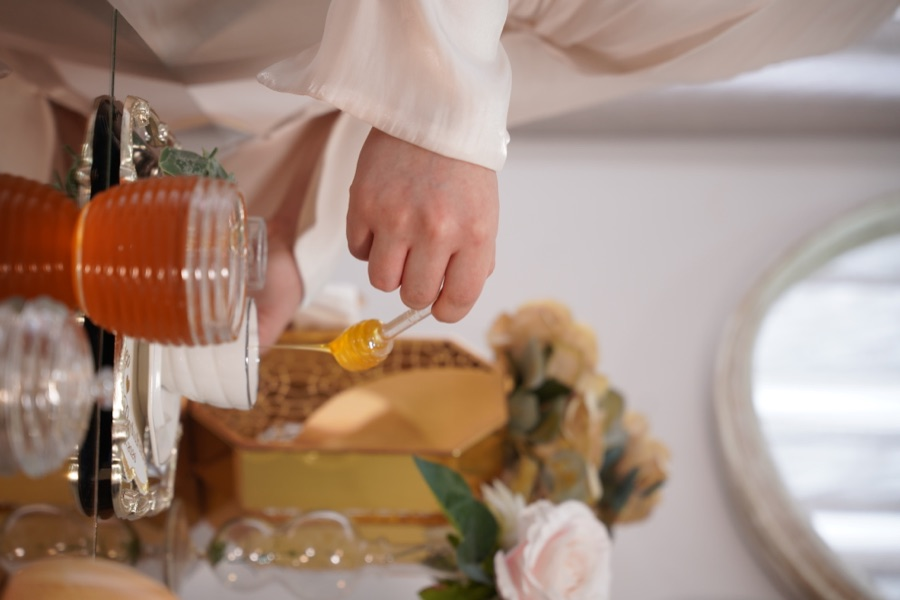
#> input picture assets/images/nisan/dsc09493.jpg, 900 x 600 px
$ python generate_pinterest_batch.py
#> lines starting #> are read from the running program, lines starting #| are printed output that depends on the picture
from pathlib import Path
from PIL import Image, ImageDraw, ImageFont, ImageFilter

ROOT = Path(__file__).resolve().parents[1]
OUT = ROOT / "assets/images/pinterest"
DESKTOP = Path.home() / "Desktop"
W, H = 1000, 1500
FONT_BOLD = "/System/Library/Fonts/Supplemental/Arial Bold.ttf"
FONT_REG = "/System/Library/Fonts/Supplemental/Arial.ttf"

PINS = [
    ("istanbul-kina-alisverisi-pin", "assets/images/nisan/dsc09493.jpg", "İSTANBUL'DA\nKINA MALZEMELERİ", "Eminönü alışveriş rotası", "Liste + fiyat karşılaştırma ipuçları"),
    ("ankara-nisan-alisverisi-pin", "assets/images/nisan/dsc09243.jpg", "ANKARA'DA\nNİŞAN MALZEMELERİ", "Ulus ve Samanpazarı rotası", "Tepsi, hediyelik ve süsleme listesi"),
    ("dugun-hazirlik-listesi-pin", "assets/images/nisan/dsc09145.jpg", "DÜĞÜN HAZIRLIK\nLİSTESİ", "12 aydan son haftaya", "Adım adım ücretsiz kontrol listesi"),
    ("gelin-cantasi-listesi-pin", "assets/images/nisan/dsc09531.jpg", "GELİN ÇANTASINDA\nNE OLMALI?", "Unutulmaması gereken 30 parça", "Acil durum ve makyaj listesi"),
]

def cover(path: Path) -> Image.Image:
    im = Image.open(path).convert("RGB")
#> im is the input picture: PIL image 900x600 RGB; mean R, G, B 164.9, 139.8, 126
    scale = max(W / im.width, H / im.height)
#> scale = 2.5
    im = im.resize((round(im.width * scale), round(im.height * scale)), Image.Resampling.LANCZOS)
#> im: PIL image 2250x1500 RGB
    left, top = (im.width - W) // 2, (im.height - H) // 2
#> left = 625; top = 0
    return im.crop((left, top, left + W, top + H)).filter(ImageFilter.GaussianBlur(0.35))
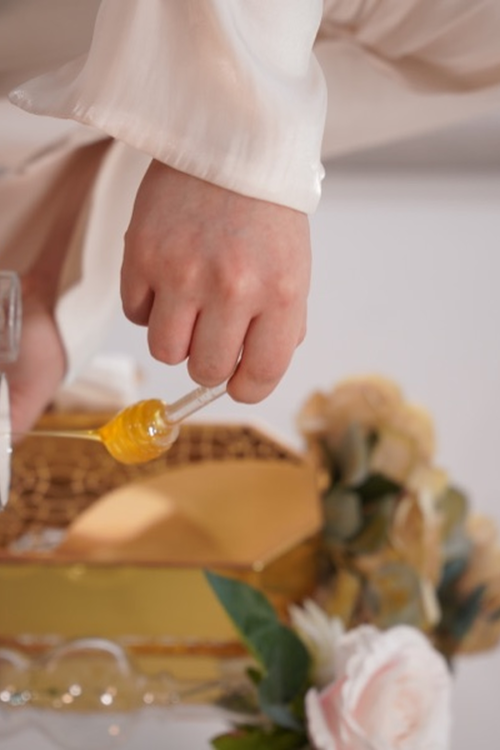
#> returned value: PIL image 1000x1500 RGB (shown at 1/2 size); mean R, G, B 171.5, 142.6, 122.8

def centered(draw, text, y, font, fill, spacing=12):
    box = draw.multiline_textbbox((0, 0), text, font=font, spacing=spacing, align="center", stroke_width=1)
    width = box[2] - box[0]
    draw.multiline_text(((W - width) / 2, y), text, font=font, fill=fill, spacing=spacing, align="center", stroke_width=1, stroke_fill=(35, 24, 28, 110))

OUT.mkdir(parents=True, exist_ok=True)
for slug, src, title, subtitle, detail in PINS:
    im = cover(ROOT / src)
    overlay = Image.new("RGBA", (W, H), (0, 0, 0, 0))
#> overlay: PIL image 1000x1500 RGBA; every value is 0
    od = ImageDraw.Draw(overlay)
    od.rectangle((0, 0, W, H), fill=(35, 18, 25, 92))
    od.rounded_rectangle((70, 500, 930, 1260), radius=35, fill=(255, 249, 245, 228), outline=(218, 166, 177, 255), width=4)
    im = Image.alpha_composite(im.convert("RGBA"), overlay)
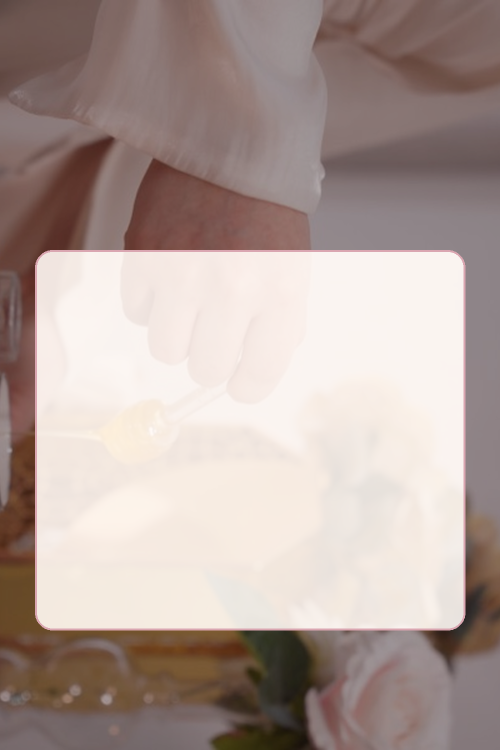
#> im: PIL image 1000x1500 RGBA (shown at 1/2 size); mean R, G, B, A 176.7, 160.3, 154.4, 255
    d = ImageDraw.Draw(im)
    centered(d, title, 585, ImageFont.truetype(FONT_BOLD, 76), (73, 43, 55, 255), 18)
    centered(d, subtitle, 865, ImageFont.truetype(FONT_BOLD, 38), (172, 84, 112, 255))
    centered(d, detail, 960, ImageFont.truetype(FONT_REG, 32), (83, 64, 71, 255))
    centered(d, "ZEYNEPBATUHAN.COM", 1150, ImageFont.truetype(FONT_BOLD, 28), (151, 111, 65, 255))
    rgb = im.convert("RGB")
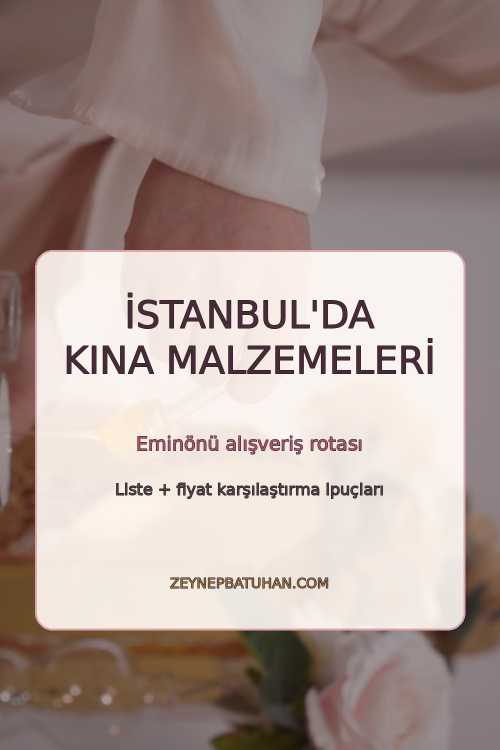
#> rgb: PIL image 1000x1500 RGB (shown at 1/2 size); mean R, G, B 171.5, 154.6, 149.1
    rgb.save(OUT / f"{slug}.webp", "WEBP", quality=88, method=6)
    rgb.save(DESKTOP / f"{slug}.png", "PNG", optimize=True)
#> pass 2 of the loop `for slug, src, title, subtitle, detail in PINS:`:
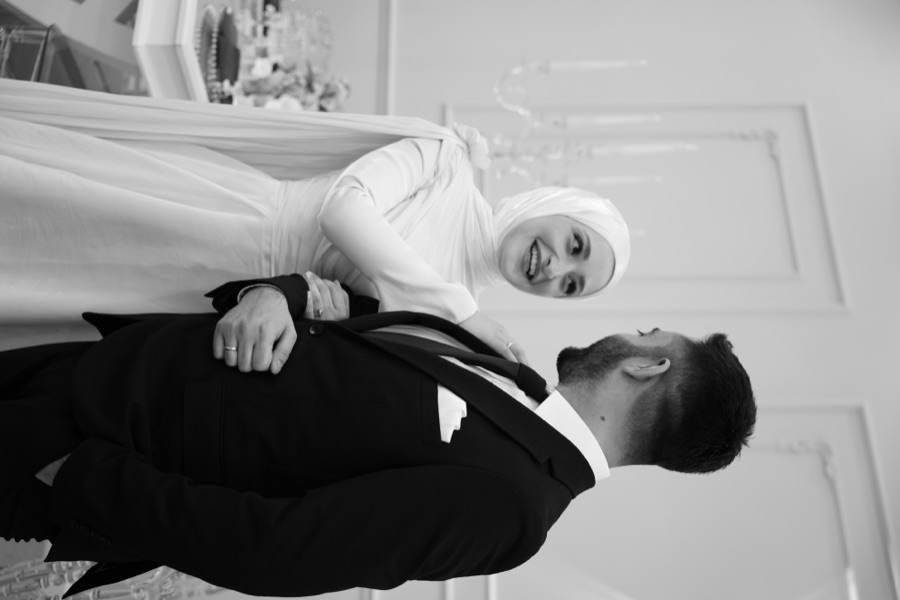
#> input picture assets/images/nisan/dsc09243.jpg, 900 x 600 px
#> in cover, im is the input picture: PIL image 900x600 RGB; min 0, max 255, mean 136.1
#> in cover (call 2), `return im.crop((left, top, left + W, top + H)).filter(ImageFilter.Gaus..`:
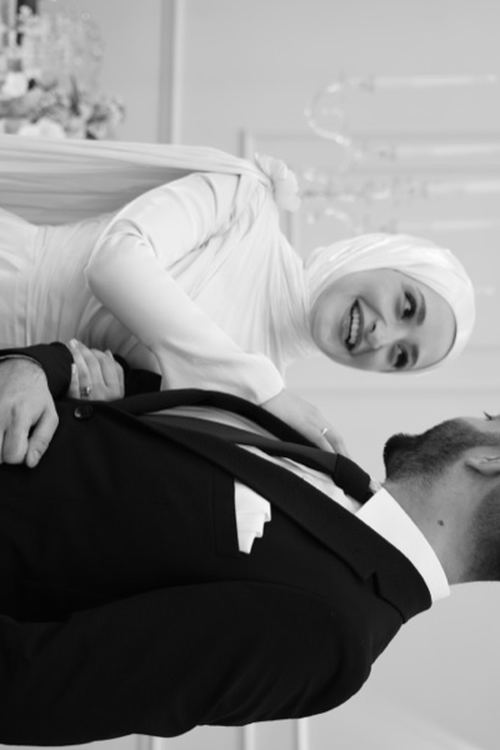
#> returned value: PIL image 1000x1500 RGB (shown at 1/2 size); min 0, max 255, mean 133.3
#> `rgb = im.convert("RGB")`:
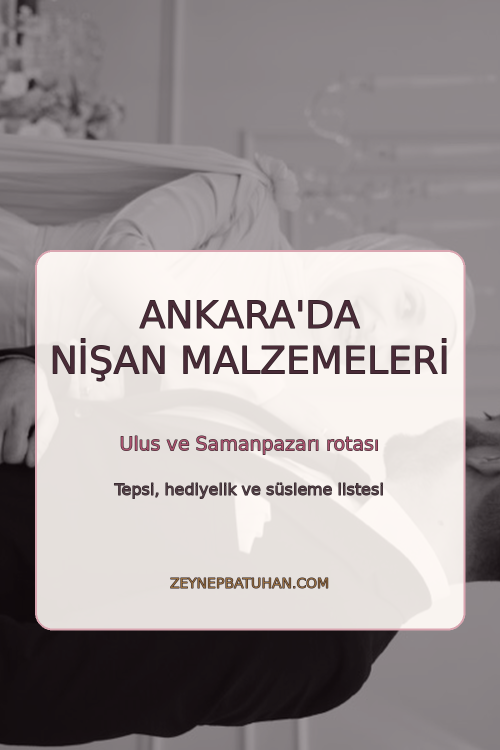
#> rgb: PIL image 1000x1500 RGB (shown at 1/2 size); mean R, G, B 162, 155.1, 155.5
#> pass 3 of the loop `for slug, src, title, subtitle, detail in PINS:`:
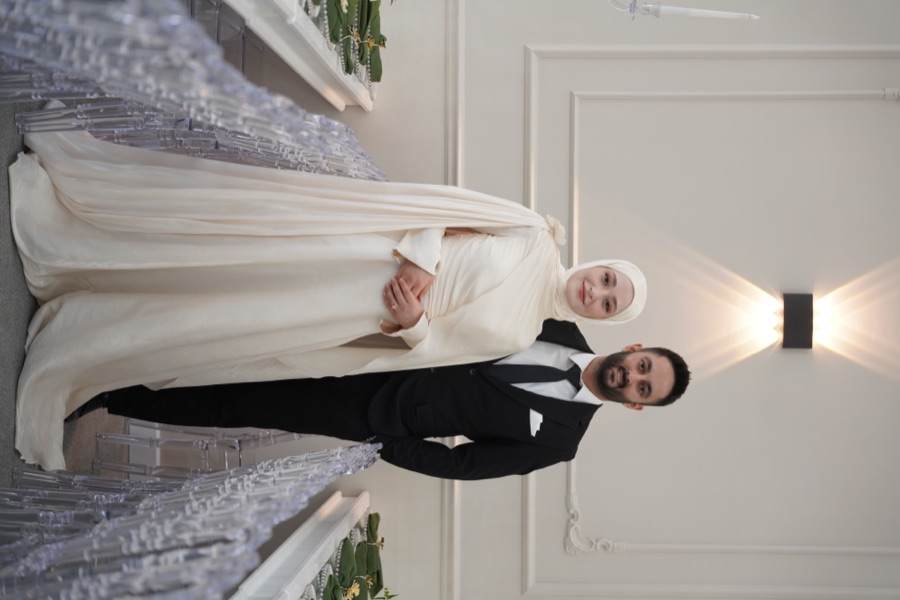
#> input picture assets/images/nisan/dsc09145.jpg, 900 x 600 px
#> in cover, im is the input picture: PIL image 900x600 RGB; mean R, G, B 154.1, 148.7, 144.7
#> in cover (call 3), `return im.crop((left, top, left + W, top + H)).filter(ImageFilter.Gaus..`:
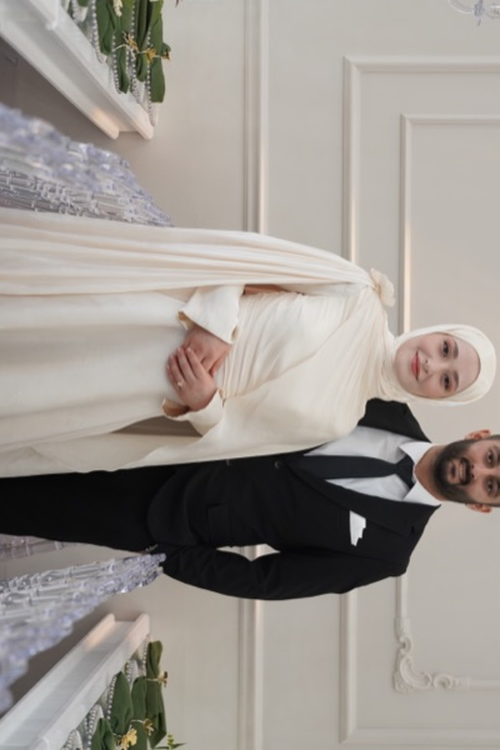
#> returned value: PIL image 1000x1500 RGB (shown at 1/2 size); mean R, G, B 157.1, 151.1, 145.3
#> `rgb = im.convert("RGB")`:
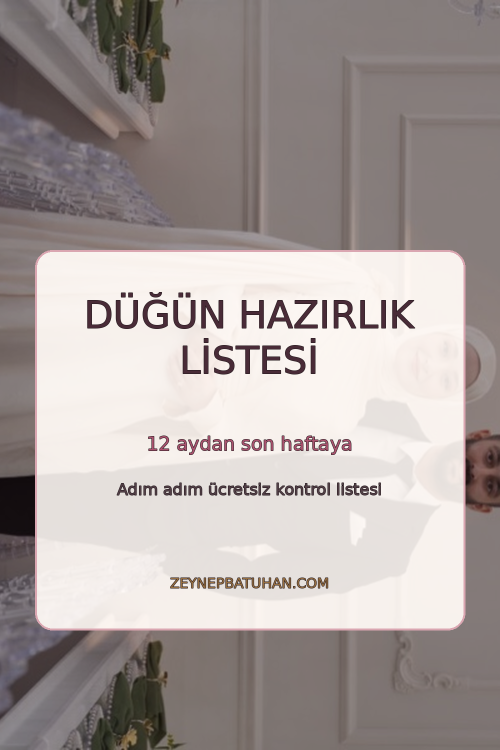
#> rgb: PIL image 1000x1500 RGB (shown at 1/2 size); mean R, G, B 170, 161.1, 158.7
#> the loop made 4 passes; the first 3 are shown
